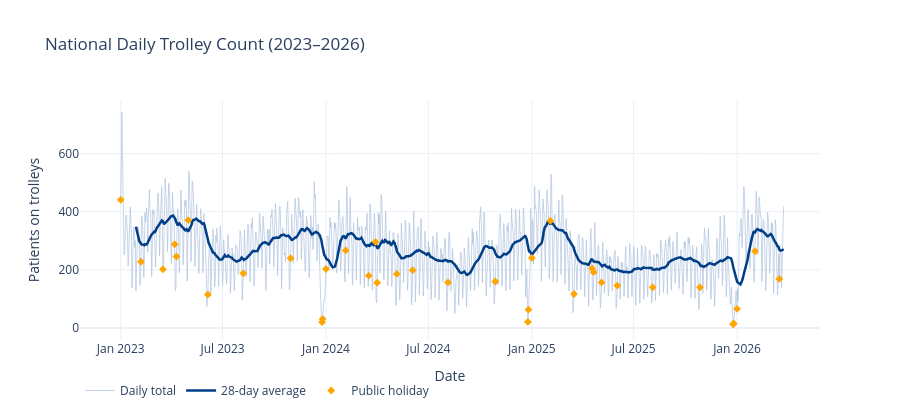

This figure's notebook cell:
### Code cell
# ── Chart 1.1: National daily trolleys with 28-day rolling average ───────────
fig = go.Figure()

fig.add_trace(go.Scatter(
    x=national['report_date'], y=national['total_trolleys'],
    mode='lines', name='Daily total',
    line=dict(color='lightsteelblue', width=1),
    opacity=0.7
))

fig.add_trace(go.Scatter(
    x=national['report_date'], y=national['rolling_28'],
    mode='lines', name='28-day average',
    line=dict(color=HSE_BLUE, width=2.5)
))

# Mark holiday spikes
hols = national[national['is_holiday'] == 1]
fig.add_trace(go.Scatter(
    x=hols['report_date'], y=hols['total_trolleys'],
    mode='markers', name='Public holiday',
    marker=dict(color=AMBER, size=6, symbol='diamond')
))

fig.update_layout(
    title='National Daily Trolley Count (2023–2026)',
    xaxis_title='Date', yaxis_title='Patients on trolleys',
    template=TEMPLATE, legend=dict(orientation='h', y=-0.15),
    height=420
)
fig.show()

### Figure 1 — Plotly figure (JSON) as saved in the notebook; plotly's stock layout.template omitted (floating-point values rounded to 4 significant figures; data arrays with more than 128 entries replaced by an {"elided": "..."} marker saying what was removed)
{"data": [{"line": {"color": "lightsteelblue", "width": 1}, "mode": "lines", "name": "Daily total", "opacity": 0.7, "type": "scatter", "x": {"elided": "1180 str values"}, "y": {"elided": "1180 int values"}}, {"line": {"color": "#003F87", "width": 2.5}, "mode": "lines", "name": "28-day average", "type": "scatter", "x": {"elided": "1180 str values"}, "y": {"elided": "1180 float values"}}, {"marker": {"color": "#FFA500", "size": 6, "symbol": "diamond"}, "mode": "markers", "name": "Public holiday", "type": "scatter", "x": ["2023-01-01T00:00:00.000000000", "2023-02-06T00:00:00.000000000", "2023-03-17T00:00:00.000000000", "2023-04-07T00:00:00.000000000", "2023-04-10T00:00:00.000000000", "2023-05-01T00:00:00.000000000", "2023-06-05T00:00:00.000000000", "2023-08-07T00:00:00.000000000", "2023-10-30T00:00:00.000000000", "2023-12-25T00:00:00.000000000", "2023-12-26T00:00:00.000000000", "2024-01-01T00:00:00.000000000", "2024-02-05T00:00:00.000000000", "2024-03-17T00:00:00.000000000", "2024-03-29T00:00:00.000000000", "2024-04-01T00:00:00.000000000", "2024-05-06T00:00:00.000000000", "2024-06-03T00:00:00.000000000", "2024-08-05T00:00:00.000000000", "2024-10-28T00:00:00.000000000", "2024-12-25T00:00:00.000000000", "2024-12-26T00:00:00.000000000", "2025-01-01T00:00:00.000000000", "2025-02-03T00:00:00.000000000", "2025-03-17T00:00:00.000000000", "2025-04-18T00:00:00.000000000", "2025-04-21T00:00:00.000000000", "2025-05-05T00:00:00.000000000", "2025-06-02T00:00:00.000000000", "2025-08-04T00:00:00.000000000", "2025-10-27T00:00:00.000000000", "2025-12-25T00:00:00.000000000", "2025-12-26T00:00:00.000000000", "2026-01-01T00:00:00.000000000", "2026-02-02T00:00:00.000000000", "2026-03-17T00:00:00.000000000"], "y": [441, 228, 202, 288, 246, 371, 115, 188, 240, 20, 31, 203, 267, 180, 296, 156, 186, 199, 157, 160, 21, 63, 241, 369, 117, 205, 192, 157, 146, 140, 140, 13, 16, 66, 264, 169]}], "layout": {"height": 420, "legend": {"orientation": "h", "y": -0.15}, "title": {"text": "National Daily Trolley Count (2023–2026)"}, "xaxis": {"title": {"text": "Date"}}, "yaxis": {"title": {"text": "Patients on trolleys"}}}}
